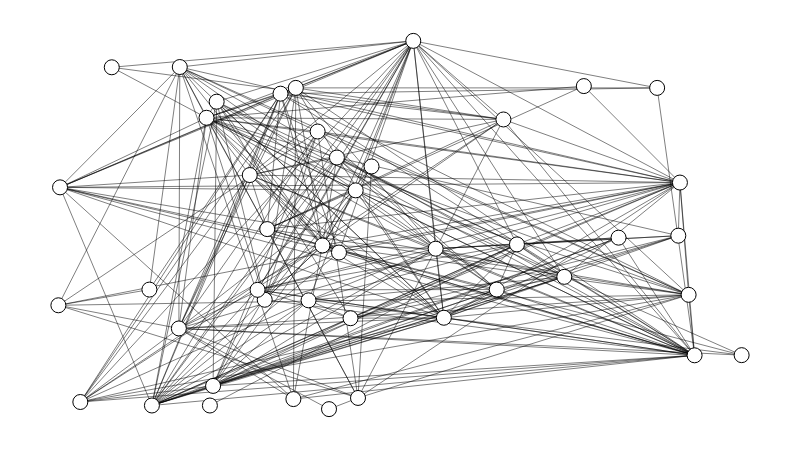

Write notebook code for a chart like this one.
### Code cell
g = fm.load('marvel.gml')
g.label_nodes('name')
g.set_all_nodes(size=15, labpos='hover')
g.set_all_edges(color=(0, 0, 0, 0.5))
g.draw()

### Figure 1 — Plotly figure (JSON) as saved in the notebook; plotly's stock layout.template omitted (floating-point values rounded to 4 significant figures; data arrays with more than 128 entries replaced by an {"elided": "..."} marker saying what was removed)
{"data": [{"hoverinfo": "none", "line": {"color": "rgb(127, 127, 127)", "dash": "solid", "width": 0}, "mode": "lines", "type": "scatter", "x": [0.4801, 0.4801, null, 0, 1, null], "y": [0, 1, null, 0.4831, 0.4831, null]}, {"hoverinfo": "none", "line": {"color": "rgba(0, 0, 0, 0.5)", "dash": "solid", "width": 1}, "mode": "lines", "type": "scatter", "x": {"elided": "840 float values"}, "y": {"elided": "840 float values"}}, {"hoverinfo": "text", "marker": {"color": "rgb(255, 255, 255)", "line": {"color": "rgb(0, 0, 0)", "width": 1}, "size": 15, "symbol": "circle"}, "mode": "markers", "text": ["Red Skull", "Lady Deathstrike", "Omega Red", "Sabretooth", "Doctor Doom", "Loki", "Thanos", "Lizard", "Magneto", "Mister Sinister", "Scarlet Witch", "Bullseye", "Kingpin", "Kraven the Hunter", "Dormammu", "Mephisto", "Ego", "Klaw", "Leader", "Onslaught", "Kang", "Apocalypse", "Mystique", "Doctor Octopus", "Rhino", "Carnage", "Hydro-Man", "Blizzard", "Mandarin", "Blob", "Tiger Shark", "Exodus", "Electro", "Lady Bullseye", "Annihilus", "Chameleon", "Jigsaw", "Pyro", "Goblin Queen", "Callisto", "Arclight", "Fabian Cortez", "Bloodaxe", "Blackout"], "textfont": {"color": "rgb(0, 0, 0)"}, "textposition": "middle center", "type": "scatter", "x": [0.2168, 0.4077, 0.7405, 0.1369, 0.3865, 0.5194, 0.3251, 0.1777, 0.5642, 0.2264, 0.9312, 0.3057, 0.9097, 0.3794, 0.03213, 0.6514, 0.8763, 0.002435, 0.4351, 0.2317, 0.3475, 0.5522, 0.6712, 0.9224, 0.1764, 0.1333, 0.3439, 0.4583, 0.302, 0.6416, 1, 0.8199, 0.4385, 0.7691, 0.2801, 0, 0.4107, 0.9073, 0.3661, 0.2915, 0.4276, 0.2218, 0.07815, 0.3961], "y": [0.7912, 0.6832, 0.3592, 0.009873, 0.4444, 1, 0.8566, 0.929, 0.2482, 0.06305, 0.1462, 0.4889, 0.6152, 0.7539, 0.01934, 0.7866, 0.8723, 0.6022, 0.5941, 0.8348, 0.8723, 0.4356, 0.4473, 0.3104, 0.2191, 0.3246, 0.02726, 0.659, 0.297, 0.3247, 0.1466, 0.4656, 0.03034, 0.8772, 0.6356, 0.282, 0.4253, 0.471, 0.2955, 0.324, 0.2468, 0.009826, 0.9283, 0]}, {"hoverinfo": "none", "mode": "text", "text": [], "textfont": {"color": "rgb(255, 255, 255)"}, "textposition": "middle center", "type": "scatter", "x": [], "y": []}, {"hoverinfo": "none", "mode": "text", "text": [null, null, null, null, null, null, null, null, null, null, null, null, null, null, null, null, null, null, null, null, null, null, null, null, null, null, null, null, null, null, null, null, null, null, null, null, null, null, null, null, null, null, null, null], "textfont": {"color": "rgb(0, 0, 0)"}, "textposition": "middle center", "type": "scatter", "x": [0.2168, 0.4077, 0.7405, 0.1369, 0.3865, 0.5194, 0.3251, 0.1777, 0.5642, 0.2264, 0.9312, 0.3057, 0.9097, 0.3794, 0.03213, 0.6514, 0.8763, 0.002435, 0.4351, 0.2317, 0.3475, 0.5522, 0.6712, 0.9224, 0.1764, 0.1333, 0.3439, 0.4583, 0.302, 0.6416, 1, 0.8199, 0.4385, 0.7691, 0.2801, 0, 0.4107, 0.9073, 0.3661, 0.2915, 0.4276, 0.2218, 0.07815, 0.3961], "y": [0.7912, 0.6832, 0.3592, 0.009873, 0.4444, 1, 0.8566, 0.929, 0.2482, 0.06305, 0.1462, 0.4889, 0.6152, 0.7539, 0.01934, 0.7866, 0.8723, 0.6022, 0.5941, 0.8348, 0.8723, 0.4356, 0.4473, 0.3104, 0.2191, 0.3246, 0.02726, 0.659, 0.297, 0.3247, 0.1466, 0.4656, 0.03034, 0.8772, 0.6356, 0.282, 0.4253, 0.471, 0.2955, 0.324, 0.2468, 0.009826, 0.9283, 0]}, {"hoverinfo": "none", "mode": "text", "text": {"elided": "280 null values"}, "textfont": {"color": "rgb(0, 0, 0)"}, "textposition": "middle center", "type": "scatter", "x": {"elided": "280 float values"}, "y": {"elided": "280 float values"}}, {"hoverinfo": "none", "marker": {"color": "rgba(255, 255, 255, 0)", "line": {"color": "rgba(255, 255, 255, 0)", "width": 0}, "size": 0, "symbol": "circle"}, "mode": "markers", "type": "scatter", "x": [0.5, 0, 1, 0.5], "y": [0, 0.5, 0.5, 1]}], "layout": {"height": 450, "hovermode": "closest", "margin": {"b": 10, "l": 10, "r": 10, "t": 10}, "plot_bgcolor": "rgb(255, 255, 255)", "showlegend": false, "width": 800, "xaxis": {"showgrid": false, "showticklabels": false, "zeroline": false}, "yaxis": {"showgrid": false, "showticklabels": false, "zeroline": false}}}
